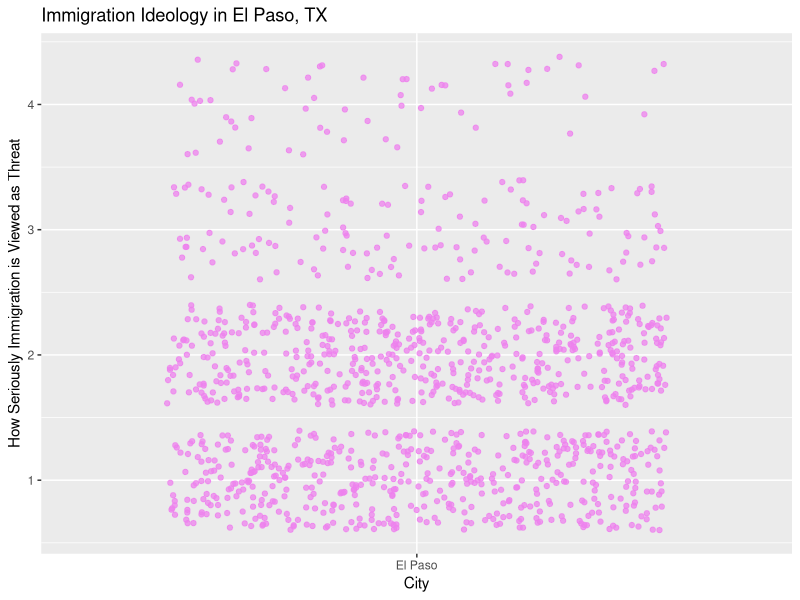
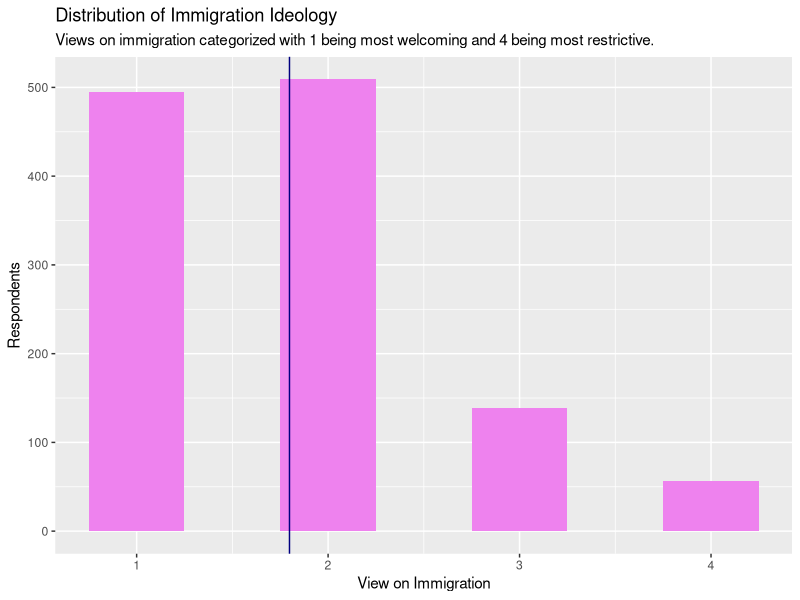

Here is the R script that generated these plots, in order:
## ---- chunk 1
knitr::opts_chunk$set(echo = FALSE)
library("haven")
## ---- chunk 2
library(haven)
UT_data <- read_sav("utex0055e_output.sav")
UT_data |>
  head()
## ---- chunk 3
library(tidyverse)
UT_data <- UT_data |>
  mutate(border_zip = if_else(zipcode == 79901 | 79902 | 79903 | 79904 | 79905 | 79906 | 79907 | 79908 | 79910 | 79911 | 79912 | 79913 | 79914 | 79915 | 79916 | 79917 | 79918 | 79920 | 79922 | 79923 | 79924 | 79925 | 79926 | 79927 | 79929 | 79930 | 79931 | 79932 | 79934 | 79935 | 79936 | 79937 | 79938 | 79940 | 79941 | 79942 | 79943 | 79944 | 79945| 79946 | 79947 | 79948 | 79949 | 79950 | 79951 | 79952 | 79953 | 79954 | 79955 | 79958 | 79960 | 79961 | 79966 | 79968 | 79973 | 79974 | 79975 | 79976 | 79977 | 79978 | 79980 | 79982 | 79983 | 79984 | 79985 | 79986 | 79987 | 79988 | 79989 | 79990 | 79991 | 79992 | 79993 | 79994 | 79995 | 79996 | 79997 | 79998 | 79999, "El Paso", "Other"))

## ---- chunk 4
El_Paso_Scatter <- ggplot(data = UT_data, mapping = aes(x = border_zip, y = Q20A)) +
                        geom_jitter(alpha = 0.75, color = "violet")+
  labs( x = "City",
        y = "How Seriously Immigration is Viewed as Threat",
        title = "Immigration Ideology in El Paso, TX")
El_Paso_Scatter
## ---- chunk 5
Border_Views <- UT_data |>
   mutate(border_zipcode = if_else(zipcode == 79901 | 79902 | 79903 | 79904 | 79905 | 79906 | 79907 | 79908 | 79910 | 79911 | 79912 | 79913 | 79914 | 79915 | 79916 | 79917 | 79918 | 79920 | 79922 | 79923 | 79924 | 79925 | 79926 | 79927 | 79929 | 79930 | 79931 | 79932 | 79934 | 79935 | 79936 | 79937 | 79938 | 79940 | 79941 | 79942 | 79943 | 79944 | 79945| 79946 | 79947 | 79948 | 79949 | 79950 | 79951 | 79952 | 79953 | 79954 | 79955 | 79958 | 79960 | 79961 | 79966 | 79968 | 79973 | 79974 | 79975 | 79976 | 79977 | 79978 | 79980 | 79982 | 79983 | 79984 | 79985 | 79986 | 79987 | 79988 | 79989 | 79990 | 79991 | 79992 | 79993 | 79994 | 79995 | 79996 | 79997 | 79998 | 79999, "El Paso", "Other")) |>
  group_by(border_zipcode) |>
  summarize(ideology_mean = mean(Q20A)) 
  
zip_hist <- ggplot(data = UT_data, mapping = aes(x = Q20A)) +
                        geom_histogram(binwidth = 0.5,
                                       fill = "violet") + 
  geom_vline(mapping = aes(xintercept = 1.79833), color = "navy", width = .25) +
  labs(title = "Distribution of Immigration Ideology",
       x = "View on Immigration", 
       y = "Respondents", 
       subtitle = "Views on immigration categorized with 1 being most welcoming and 4 being most restrictive.")
zip_hist
